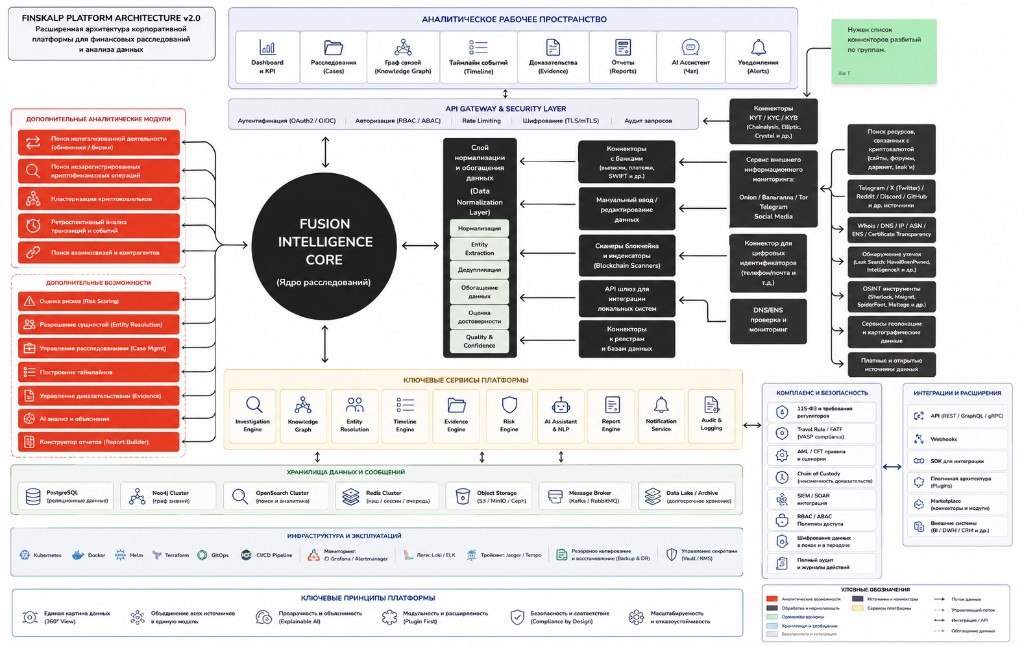
#> input picture docs/finskalp-platform-architecture-v2-source.png, 1024 x 646 px
$ python detect_boxes.py
#> lines starting #> are read from the running program, lines starting #| are printed output that depends on the picture
from PIL import Image, ImageDraw

img = Image.open("finskalp-platform-architecture-v2-source.png").convert("RGB")
#> img is the input picture: PIL image 1024x646 RGB; mean R, G, B 215.9, 206.9, 205.5
w, h = img.size
#> w = 1024; h = 646
px = img.load()
d = ImageDraw.Draw(img)

# API gateway segments - detect vertical dividers in band y=194-218
y = 206
segments = []
start = None
for x in range(15, 520):
    p = px[x, y]
    dark = sum(p) < 140
    if dark and start is None:
        start = x
    if not dark and start is not None:
        segments.append((start, 194, x, 218))
        start = None
#> this loop made 505 passes
#> (p, dark) on passes 1 to 3: ((253, 251, 252), False), ((253, 249, 250), False), ((255, 237, 232), False)
#> after the loop, segments = [(264, 194, 385, 218), (444, 194, 458, 218), (459, 194, 479, 218), (480, 194, 483, 218), (484, 194, 485, 218), (486, 194, 487, 218), (488, 194, 489, 218), (490, 194, 516, 218)]
if start is not None:
    segments.append((start, 194, 519, 218))
print("API segments:", segments)
#| API segments: [(264, 194, 385, 218), (444, 194, 458, 218), (459, 194, 479, 218), (480, 194, 483, 218), (484, 194, 485, 218), (486, 194, 487, 218), (488, 194, 489, 218), (490, 194, 516, 218)]

# Top analyst icons - white card detection in y=95-175, x=30-430
def cards_in_region(x0, y0, x1, y1):
#> called with x0 = 25, y0 = 90, x1 = 450, y1 = 185
    visited = set()
    boxes = []
    for y in range(y0, y1):
        for x in range(x0, x1):
            if (x, y) in visited:
                continue
            p = px[x, y]
            if not (p[0] > 235 and p[1] > 235 and p[2] > 235):
                continue
            stack = [(x, y)]
            minx = maxx = x
            miny = maxy = y
            count = 0
            while stack:
                cx, cy = stack.pop()
                if (cx, cy) in visited:
                    continue
                if cx < x0 or cy < y0 or cx >= x1 or cy >= y1:
                    continue
                cp = px[cx, cy]
                if not (cp[0] > 230 and cp[1] > 230 and cp[2] > 230):
                    continue
                visited.add((cx, cy))
                count += 1
                minx = min(minx, cx)
                maxx = max(maxx, cx)
                miny = min(miny, cy)
                maxy = max(maxy, cy)
                if count > 8000:
                    break
                stack.extend([(cx + 1, cy), (cx - 1, cy), (cx, cy + 1), (cx, cy - 1)])
            if 500 < count < 8000 and (maxx - minx) > 40 and (maxy - miny) > 30:
                boxes.append((minx, miny, maxx, maxy, count))
#> after the loop, boxes = [(25, 110, 184, 141, 2414)]; visited = 28122 items
    return sorted(boxes, key=lambda b: (b[1], b[0]))

tops = cards_in_region(25, 90, 450, 185)
#> tops = [(25, 110, 184, 141, 2414)]
print("TOP cards", len(tops))
#| TOP cards 1
for b in tops:
    print(b)
#> this loop made 1 pass
#| (25, 110, 184, 141, 2414)

# Dark boxes right side
def dark_boxes(x0, x1, y0, y1):
#> called with x0 = 575, x1 = 720, y0 = 230, y1 = 420
    visited = set()
    boxes = []
    pred = lambda p: sum(p) < 125 and max(p) - min(p) < 20
    for y in range(y0, y1):
        for x in range(x0, x1):
            if (x, y) in visited or not pred(px[x, y]):
                continue
            stack = [(x, y)]
            minx = maxx = x
            miny = maxy = y
            count = 0
            while stack:
                cx, cy = stack.pop()
                if (cx, cy) in visited:
                    continue
                if cx < x0 or cy < y0 or cx >= x1 or cy >= y1:
                    continue
                if not pred(px[cx, cy]):
                    continue
                visited.add((cx, cy))
                count += 1
                minx = min(minx, cx)
                maxx = max(maxx, cx)
                miny = min(miny, cy)
                maxy = max(maxy, cy)
                if count > 15000:
                    break
                stack.extend([(cx + 1, cy), (cx - 1, cy), (cx, cy + 1), (cx, cy - 1)])
            if 600 < count < 15000 and (maxx - minx) > 60 and (maxy - miny) > 10:
                boxes.append((minx, miny, maxx, maxy, count))
    return sorted(boxes, key=lambda b: (b[1], b[0]))

conn = dark_boxes(575, 720, 230, 420)
#> conn = [(580, 235, 674, 275, 2188), (580, 281, 674, 316, 2292), (579, 321, 674, 356, 2237)]
ext = dark_boxes(725, 910, 230, 560)
#> ext = []
comp = dark_boxes(905, 1010, 245, 470)
#> comp = []
integ = dark_boxes(905, 1010, 475, 635)
#> integ = []
norm = cards_in_region(470, 245, 575, 420)
#> norm = [(470, 245, 574, 368, 7325)]

print("CONN", len(conn))
#| CONN 3
for b in conn: print("C", b)
#> this loop made 3 passes
#| C (580, 235, 674, 275, 2188)
#| C (580, 281, 674, 316, 2292)
#| C (579, 321, 674, 356, 2237)
print("EXT", len(ext))
#| EXT 0
for b in ext: print("E", b)
#> this loop made 0 passes
print("NORM", len(norm))
#| NORM 1
for b in norm: print("N", b)
#> this loop made 1 pass
#| N (470, 245, 574, 368, 7325)
print("COMP", len(comp))
#| COMP 0
for b in comp: print("P", b)
print("INT", len(integ))
#| INT 0
for b in integ: print("I", b)

# bottom icon squares - light blue/teal icons ~ y 455-575
icons = cards_in_region(15, 450, 1000, 580)
#> icons = [(903, 450, 999, 545, 7609), (638, 466, 741, 513, 2070), (897, 468, 999, 579, 3732), (575, 529, 742, 574, 6077), (787, 544, 848, 577, 1115)]
print("ICONS", len(icons))
#| ICONS 5
for b in icons: print("IC", b)
#> this loop made 5 passes
#| IC (903, 450, 999, 545, 7609)
#| IC (638, 466, 741, 513, 2070)
#| IC (897, 468, 999, 579, 3732)
#| IC (575, 529, 742, 574, 6077)
#| IC (787, 544, 848, 577, 1115)

out = Image.open("finskalp-platform-architecture-v2-source.png").convert("RGB")
d2 = ImageDraw.Draw(out)
for lst, color in [(tops,'lime'),(conn,'red'),(ext,'blue'),(norm,'yellow'),(comp,'orange'),(integ,'purple'),(icons,'cyan')]:
    for b in lst:
        d2.rectangle((b[0],b[1],b[2],b[3]), outline=color, width=2)
#> this loop made 7 passes
#> (lst, color) on passes 1, 3, 4, 5, 6: ([(25, 110, 184, 141, 2414)], 'lime'), ([], 'blue'), ([(470, 245, 574, 368, 7325)], 'yellow'), ([], 'orange'), ([], 'purple')
for b in [(18, 130, 179, 154)]:
    pass
# red left
reds = [(18, 130, 179, 154),(18, 159, 179, 182),(18, 187, 179, 209),(18, 214, 179, 237),(18, 242, 179, 262),(18, 292, 178, 310),(18, 314, 178, 333),(18, 338, 178, 357),(18, 362, 178, 381),(18, 386, 178, 405),(18, 409, 178, 427),(18, 432, 178, 451)]
for b in reds:
    d2.rectangle(b, outline='green', width=2)
for b in segments:
    d2.rectangle(b, outline='magenta', width=2)
#> this loop made 8 passes
d2.ellipse((318, 278, 472, 402), outline='white', width=2)
out.save("_debug_boxes2.png")
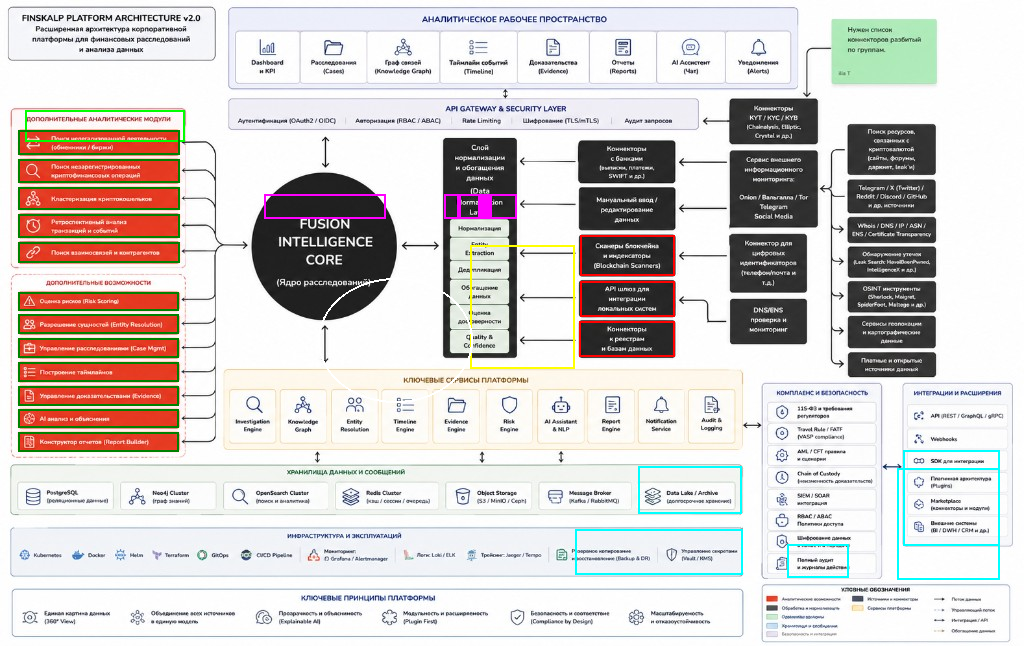
#> saved as _debug_boxes2.png: PIL image 1024x646 RGB; mean R, G, B 212.7, 207.7, 204.8
